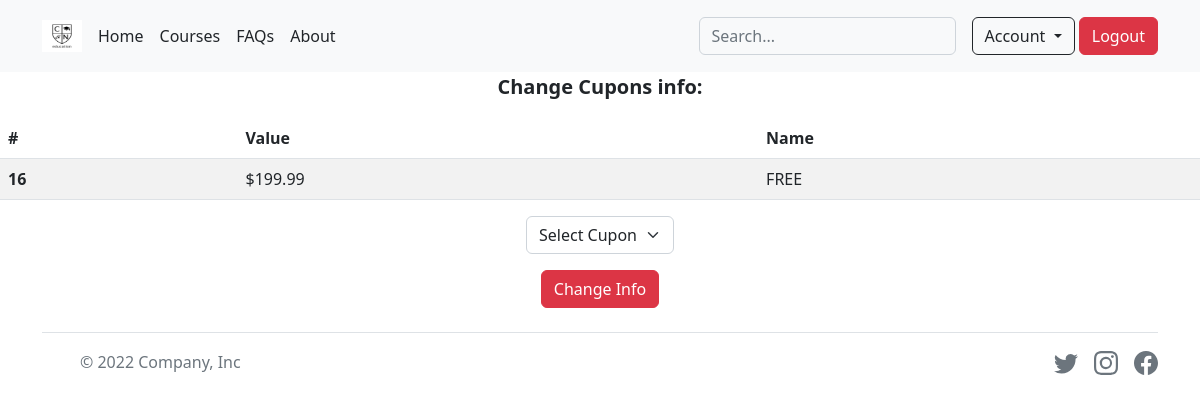
Page /admin (signed in) on the earlier database version.
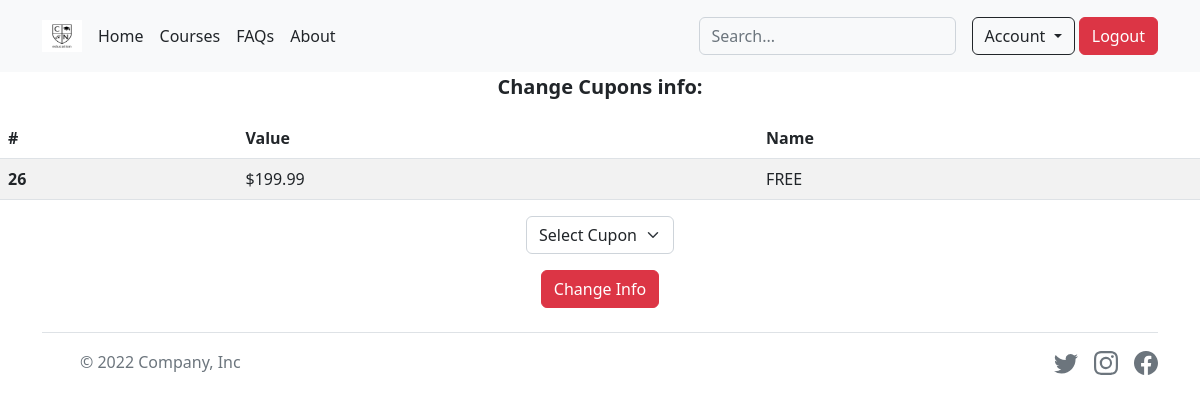
Same page on the later database version.
### tables this page shows
CREATE TABLE 'promo' (id INTEGER PRIMARY KEY AUTOINCREMENT NOT NULL,'value' NUMERIC NOT NULL, name TEXT NOT NULL);

### app.py (the view)
@app.route("/admin")
@login_required
def admin():
    cupon = db.execute("SELECT * FROM promo")
    return render_template("admin.html", cupon=cupon)

### app.py (called while the page is built)
@app.after_request
def after_request(response):
    response.headers["Cache-Control"] = "no-cache, no-store, must-revalidate"
    response.headers["Expires"] = 0
    response.headers["Pragma"] = "no-cache"
    return response

### helpers.py (called while the page is built)
def login_required(f):
    @wraps(f)
    def decorated_function(*args, **kwargs):
        if session.get("user_id") is None:
            return redirect("/login")
        return f(*args, **kwargs)
    return decorated_function

### templates/admin.html (shortened to what this page needs)
{% extends "layout.html" %}
{% block main %}
<p class="fs-5 fw-semibold text-center">Change Cupons info:</p>
<table class="table table-striped">
    <thead>
      <tr>
        <th scope="col">#</th>
        <th scope="col">Value</th>
        <th scope="col">Name</th>
      </tr>
    </thead>
    <tbody>
        {% for cupon in cupon %}
      <tr>
        <th scope="row">{{ cupon.id }}</th>
        <td>${{ cupon.value }}</td>
        <td>{{ cupon.name }}</td>
      </tr>
      {% endfor %}
    </tbody>
  </table>
<form action="/admin_cupon" method="post">
    <div class="mb-3 text-center">
        <select class="form-select mx-auto w-auto" name="id">
            <option disabled="" selected="" value="name">Select Cupon</option>
        </select>
    </div>
    <div class="mb-3 text-center">
      <button class="btn btn-danger" name="change_info" type="submit">Change Info</button>
    </div>
</form>
{% endblock %}

Differences in the rows shown:
removed promo: id "16", value "199.99", name "FREE"
added promo: id "26", value "199.99", name "FREE"
